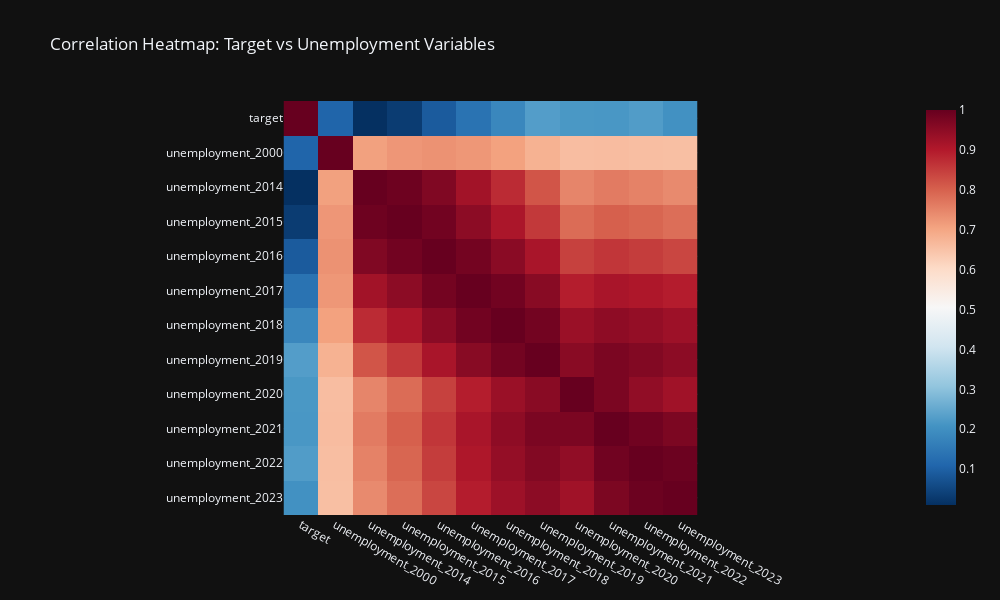

The notebook cell this image was saved under:
### Code cell
# Variables to compare
variables_to_compare = [
    'unemployment_2000', 'unemployment_2014', 'unemployment_2015', 'unemployment_2016',
    'unemployment_2017', 'unemployment_2018', 'unemployment_2019', 'unemployment_2020',
    'unemployment_2021', 'unemployment_2022', 'unemployment_2023'
]

# Compute the correlation matrix for 'target' and the selected variables
columns_to_use = ['target'] + variables_to_compare
df_corr_matrix = df[columns_to_use].corr()

# Take the absolute values of the correlation matrix
df_corr_matrix_abs = df_corr_matrix.abs()

fig = px.imshow(df_corr_matrix_abs, 
                color_continuous_scale='RdBu_r', 
                title="Correlation Heatmap: Target vs Unemployment Variables", 
                template='plotly_dark', 
                width=1000, 
                height=600)  

fig.show()

### Figure 1 — Plotly figure (JSON) as saved in the notebook; plotly's stock layout.template omitted (floating-point values rounded to 4 significant figures; data arrays with more than 128 entries replaced by an {"elided": "..."} marker saying what was removed)
{"data": [{"coloraxis": "coloraxis", "hovertemplate": "x: %{x}<br>y: %{y}<br>color: %{z}<extra></extra>", "name": "0", "type": "heatmap", "x": ["target", "unemployment_2000", "unemployment_2014", "unemployment_2015", "unemployment_2016", "unemployment_2017", "unemployment_2018", "unemployment_2019", "unemployment_2020", "unemployment_2021", "unemployment_2022", "unemployment_2023"], "xaxis": "x", "y": ["target", "unemployment_2000", "unemployment_2014", "unemployment_2015", "unemployment_2016", "unemployment_2017", "unemployment_2018", "unemployment_2019", "unemployment_2020", "unemployment_2021", "unemployment_2022", "unemployment_2023"], "yaxis": "y", "z": {"elided": "12x12 float values"}}], "layout": {"coloraxis": {"colorscale": [[0, "rgb(5,48,97)"], [0.1, "rgb(33,102,172)"], [0.2, "rgb(67,147,195)"], [0.3, "rgb(146,197,222)"], [0.4, "rgb(209,229,240)"], [0.5, "rgb(247,247,247)"], [0.6, "rgb(253,219,199)"], [0.7, "rgb(244,165,130)"], [0.8, "rgb(214,96,77)"], [0.9, "rgb(178,24,43)"], [1, "rgb(103,0,31)"]]}, "height": 600, "title": {"text": "Correlation Heatmap: Target vs Unemployment Variables"}, "width": 1000, "xaxis": {"anchor": "y", "constrain": "domain", "domain": [0, 1], "scaleanchor": "y"}, "yaxis": {"anchor": "x", "autorange": "reversed", "constrain": "domain", "domain": [0, 1]}}}
